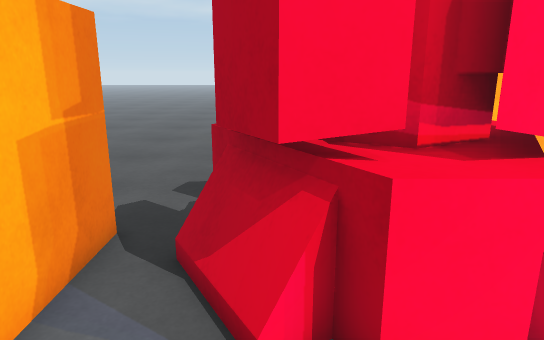
View 1 (above)

17 first-person views from a walk through a Unity game level. The camera is 1.5 m above the floor, tilts 14° down and sees 70° across. The floor is counted in squares, 0.5 m on a side. Each view is taken from the middle of a square. On the plan, view 1 faces up. The plan holds only what a view shows up to about 20 squares ahead; the rest is blank. The place goes on beyond the plan. Surface patterns are stand-ins for the level's own textures.

View 2
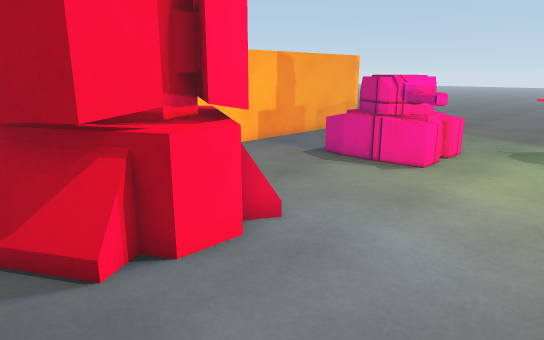

View 3
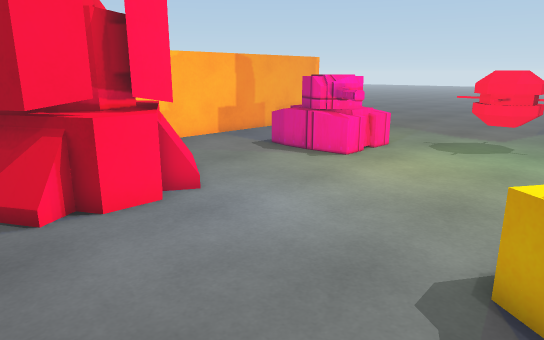

View 4
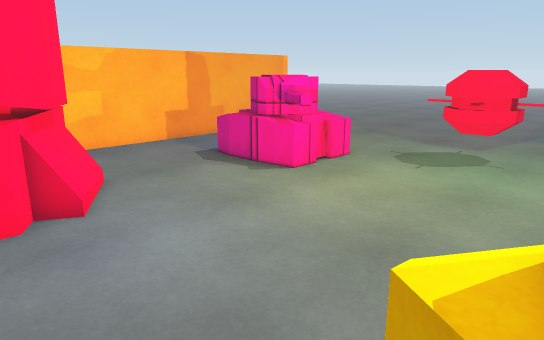

View 5
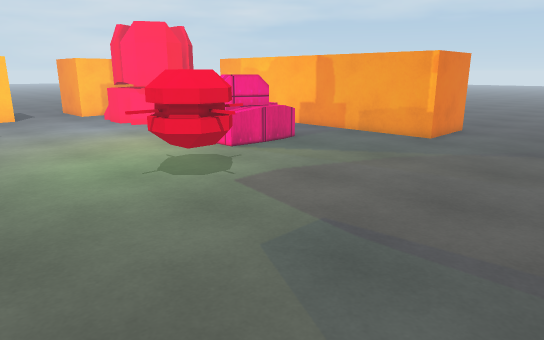

View 6
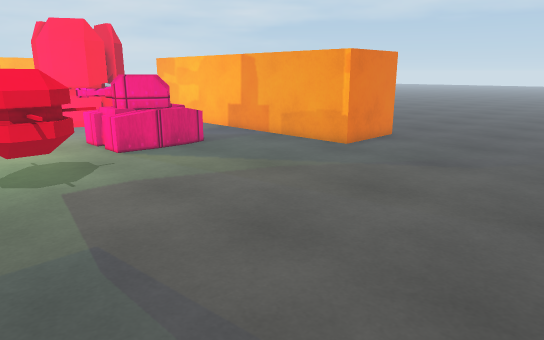

View 7
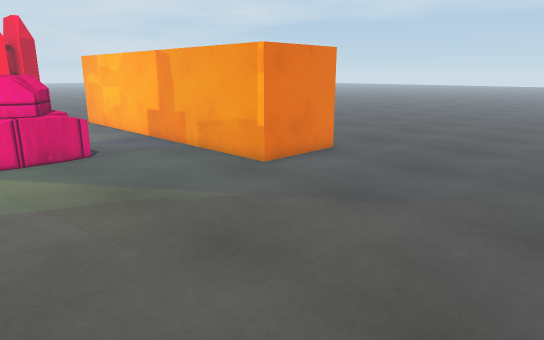

View 8
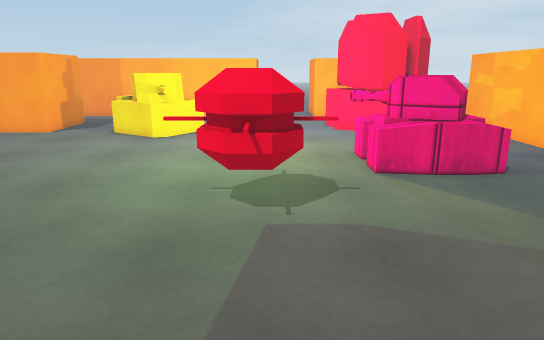

View 9
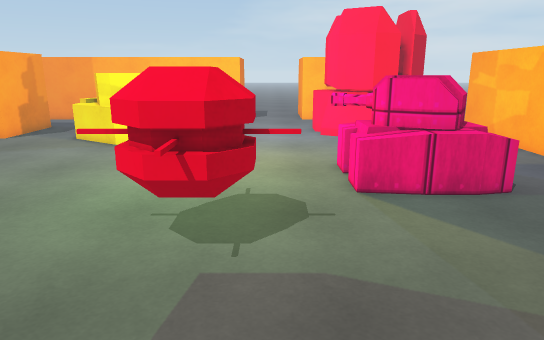

View 10
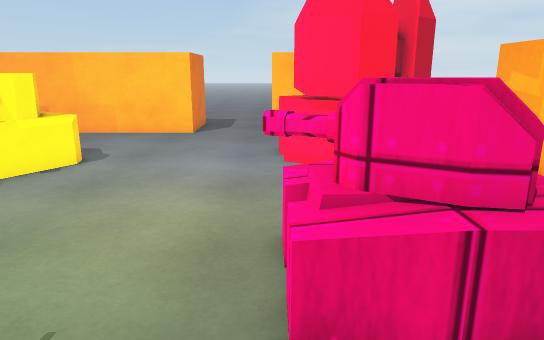

View 11
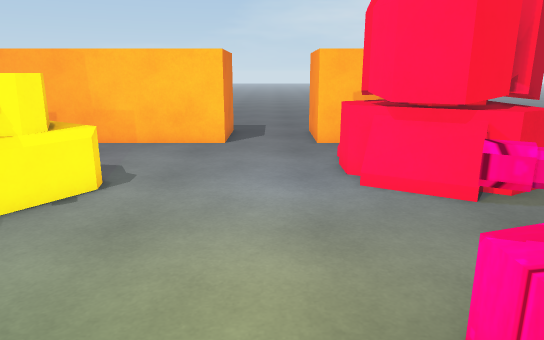

View 12
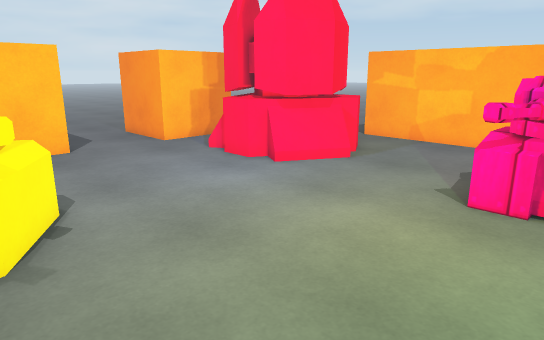

View 13
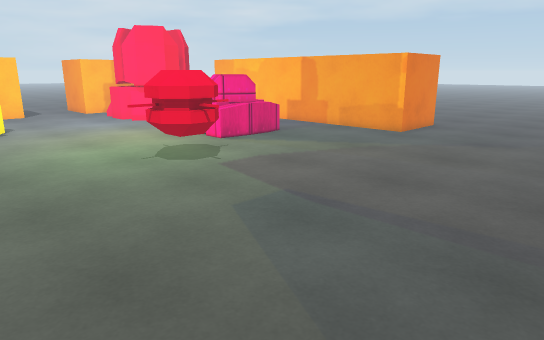

View 14
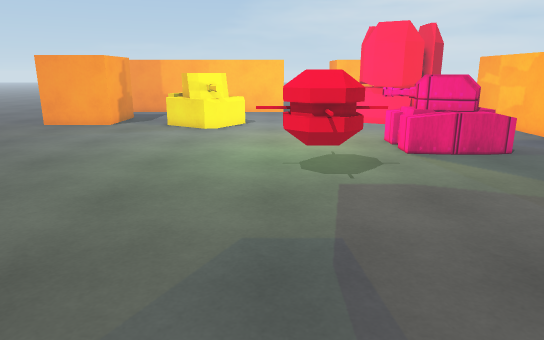

View 15
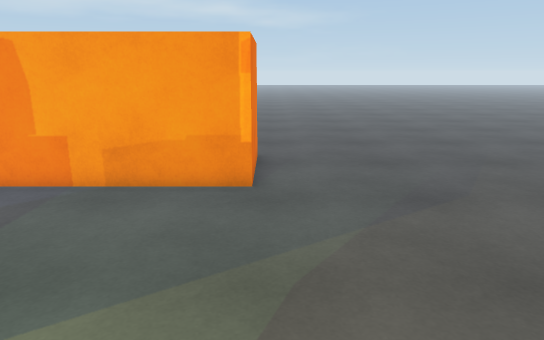

View 16
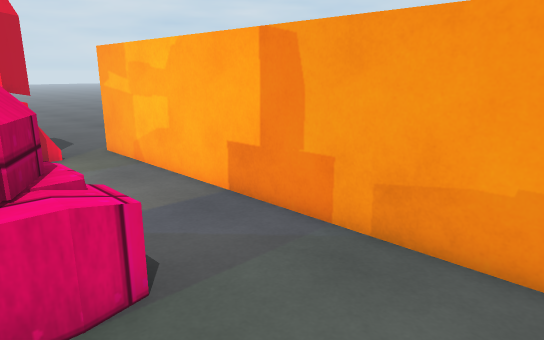

View 17
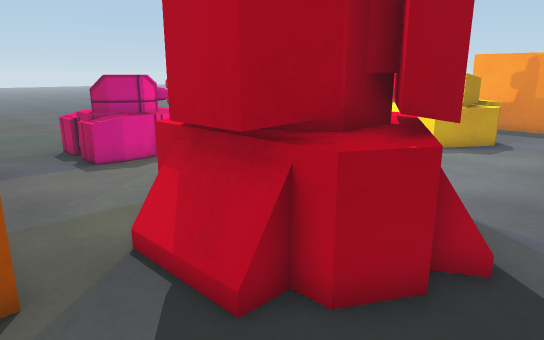

### Floor plan
Key: @ floor where view 1 was taken; # wall or solid block; . floor; = window, fence, low wall or low ledge; ^ raised ledge; O other object.
Columns run from 7 left of view 1 to 28 right of it. Each row starts with its distance up from view 1.
 17 .....                    ...........
 16 .....                    ...........
 15  .....                   #..........
 14  .....                   #..........
 13  .....                   #..........
 12   .......                #.........
 11   ........################.........
 10    ................................
  9    ....=###........................
  8    ...=####=.......................
  7     O.=^####=....OOOO..............
  6     O.######=....OOOOO.............
  5     O.#######....OOOOO.............
  4     O..##^##.....OOOO..............
  3 OOOOO...===......OOOO..............
  2 .......................=............
  1 .......................=#..........
  0 .......@.............=^#^=.........
 -1  ####................=^#^=.........
 -2     #..................=............
 -3     #...............................
 -4     #.....^^=......................
 -5     #....==^## ...................
 -6     #....^^ ^# ..................
 -7     #  ..^^^^=.................. .
 -8     #   .. =^...............       .

Where each view was taken, in squares from view 1:
view 1: 0 up, 0 right, facing up
view 2: 2 down, 2 left, facing up-right
view 3: 5 down, 2 left, facing up-right
view 4: 5 down, 1 right, facing up-right
view 5: 7 down, 26 right, facing up-left
view 6: 3 down, 28 right, facing up-left
view 7: 2 up, 28 right, facing up-left
view 8: 0 up, 25 right, facing left
view 9: 1 up, 23 right, facing left
view 10: 3 up, 17 right, facing left
view 11: 1 up, 14 right, facing left
view 12: 6 down, 13 right, facing up-left
view 13: 8 down, 28 right, facing up-left
view 14: 2 down, 28 right, facing left
view 15: 1 up, 19 right, facing up
view 16: 5 up, 18 right, facing up-left
view 17: 12 up, 3 left, facing down-right
